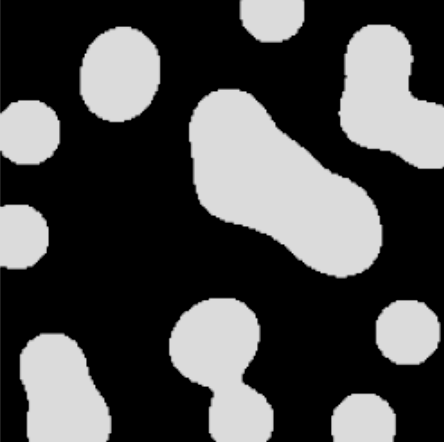
%> input picture Skeletonization/germs.png, 444 x 442 px
$ octave skeletonization.m   (GNU Octave 9; MATLAB toolbox functions it lacks are replaced by stand-ins)
%> lines starting %> are read from the running program, lines starting %| are printed output that depends on the picture; in (x1, y1, x2, y2) boxes, pixels count from 0 and x2, y2 are one past the last pixel; in counts of white or black regions, pixels touching at a corner belong together; the program's own positions count from 1
% read image
I = imread('germs.png');
%> I is the input picture: size 442x444x3 uint8; min 0, max 219, mean 76.4

% convert to grayscale
I = rgb2gray(I);
%> I: size 442x444 uint8

% Binarize the image
BW = imbinarize(I);
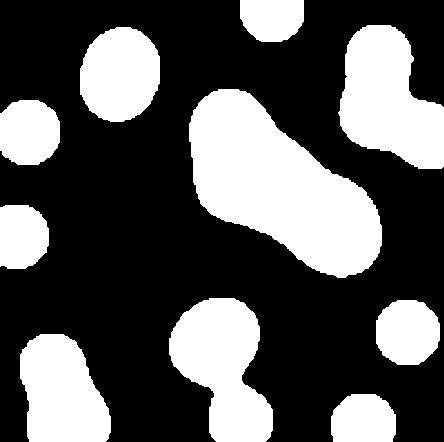
%> BW: size 442x444 logical; 35% white; 10 white regions, largest, box (x1, y1, x2, y2) and area: (189, 89, 382, 278) 20684, (338, 25, 444, 169) 10239, (169, 298, 273, 442) 9605


% perform skeletonization
skeleton = bwmorph(BW, 'skel', Inf);   % 'Inf' means iterate until convergence
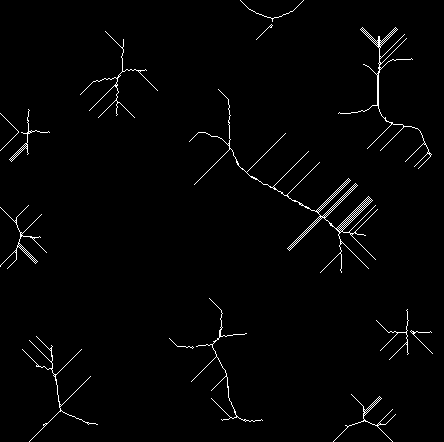
%> skeleton: size 442x444 logical; 1.7% white in thin lines or dots

% remove small undesired branches
skeleton_clean = bwmorph(skeleton, 'spur', 5);
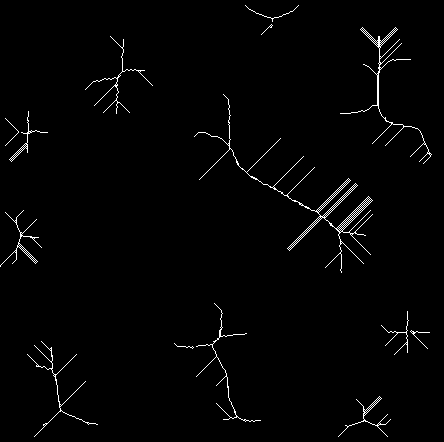
%> skeleton_clean: size 442x444 logical; 1.5% white in thin lines or dots

% Display original and skeletonized images
figure;
subplot(1, 3, 1);
imshow(BW);
title('Original Binary Image');

subplot(1, 3, 2);
imshow(skeleton);
title('Raw Skeletonized Image');

subplot(1, 3, 3);
imshow(skeleton_clean);
title('Pruned Skeleton');

$ run again, with Skeletonization/horse.png copied over Skeletonization/germs.png
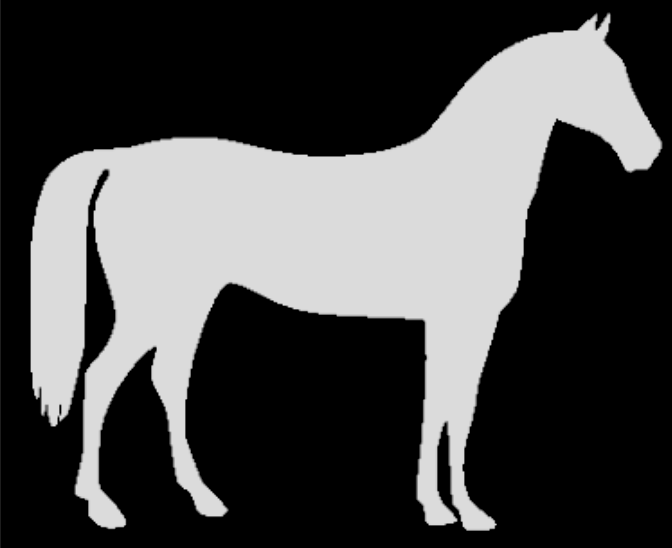
%> input picture Skeletonization/horse.png, 672 x 548 px
%> I is the input picture: size 548x672x3 uint8; min 0, max 219, mean 74.4
%> I: size 548x672 uint8
%> `BW = imbinarize(I);`:
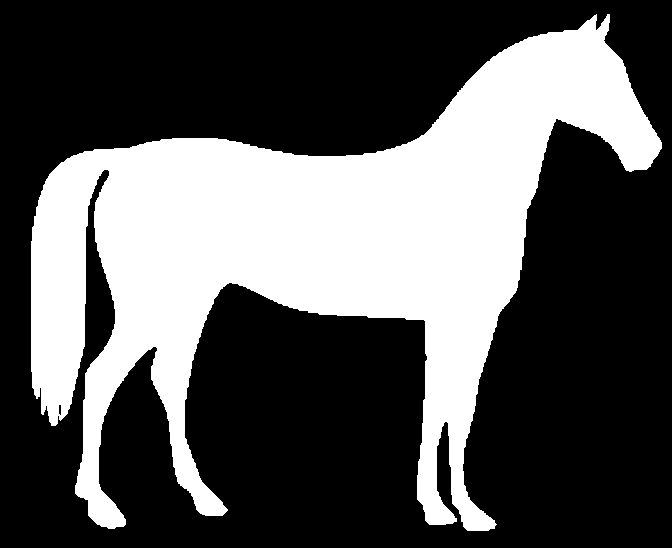
%> BW: size 548x672 logical; 34% white; 1 white region, box (x1, y1, x2, y2) and area: (31, 14, 662, 531) 125354
%> `skeleton = bwmorph(BW, 'skel', Inf);   % 'Inf' means iterate until con..`:
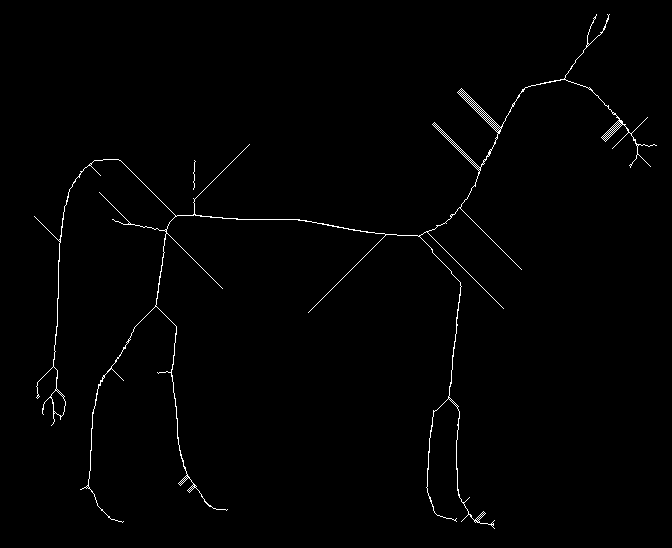
%> skeleton: size 548x672 logical; 0.96% white in thin lines or dots, all inside (x1, y1, x2, y2) = (34, 14, 657, 529)
%> skeleton_clean: size 548x672 logical; 0.93% white in thin lines or dots, all inside (x1, y1, x2, y2) = (36, 14, 657, 527)

$ run again, with Skeletonization/shapes.png copied over Skeletonization/germs.png
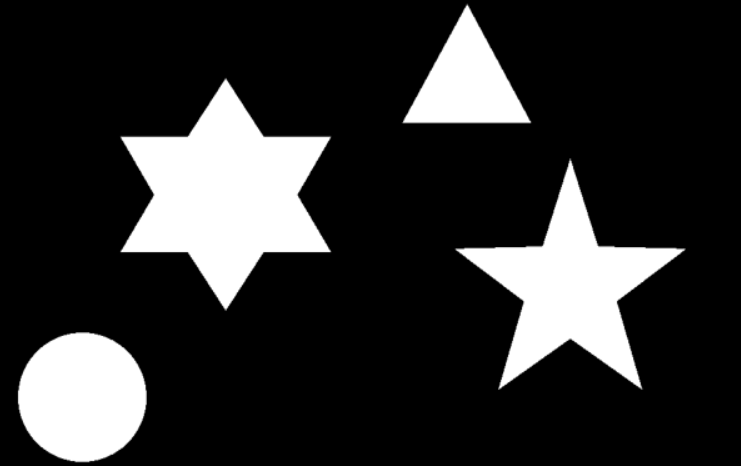
%> input picture Skeletonization/shapes.png, 741 x 466 px
%> I is the input picture: size 466x741x3 uint8; min 0, max 255, mean 47
%> I: size 466x741 uint8
%> `BW = imbinarize(I);`:
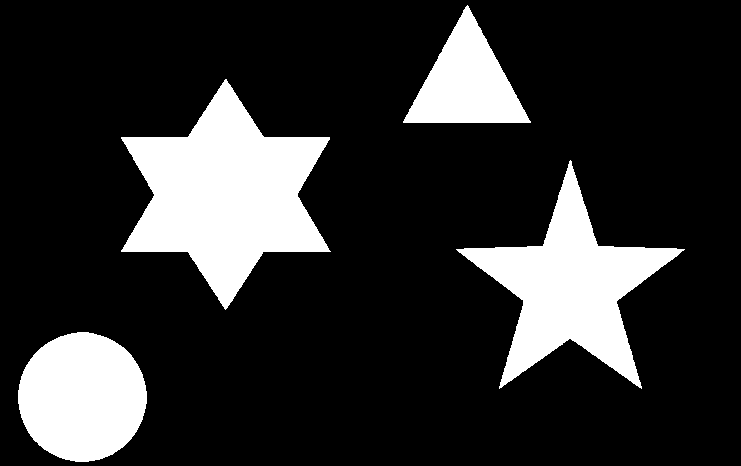
%> BW: size 466x741 logical; 18.4% white; 4 white regions, box (x1, y1, x2, y2) and area: (121, 79, 331, 310) 24810, (456, 160, 685, 389) 18157, (18, 332, 147, 462) 13052, (403, 5, 531, 123) 7671
%> `skeleton = bwmorph(BW, 'skel', Inf);   % 'Inf' means iterate until con..`:
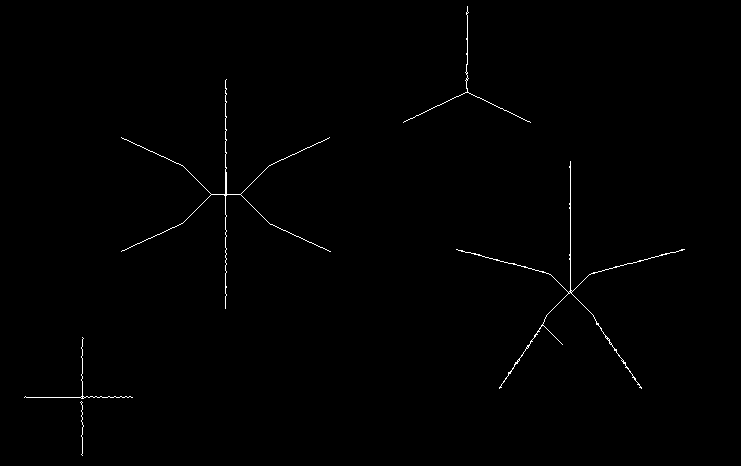
%> skeleton: size 466x741 logical; 0.52% white in thin lines or dots, all inside (x1, y1, x2, y2) = (24, 6, 685, 456)
%> skeleton_clean: size 466x741 logical; 0.51% white in thin lines or dots, all inside (x1, y1, x2, y2) = (26, 6, 685, 454)
